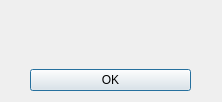
<?xml version="1.0" encoding="UTF-8"?>
<ui version="4.0">
 <class>ErrorWind</class>
 <widget class="QDialog" name="ErrorWind">
  <property name="geometry">
   <rect>
    <x>0</x>
    <y>0</y>
    <width>222</width>
    <height>102</height>
   </rect>
  </property>
  <property name="windowTitle">
   <string>Dialog</string>
  </property>
  <widget class="QWidget" name="layoutWidget">
   <property name="geometry">
    <rect>
     <x>30</x>
     <y>10</y>
     <width>161</width>
     <height>81</height>
    </rect>
   </property>
   <layout class="QVBoxLayout" name="verticalLayout">
    <item>
     <widget class="QLabel" name="label">
      <property name="text">
       <string/>
      </property>
      <property name="alignment">
       <set>Qt::AlignCenter</set>
      </property>
     </widget>
    </item>
    <item>
     <widget class="QPushButton" name="pushButton">
      <property name="text">
       <string>OK</string>
      </property>
     </widget>
    </item>
   </layout>
  </widget>
 </widget>
 <resources/>
 <connections/>
</ui>
